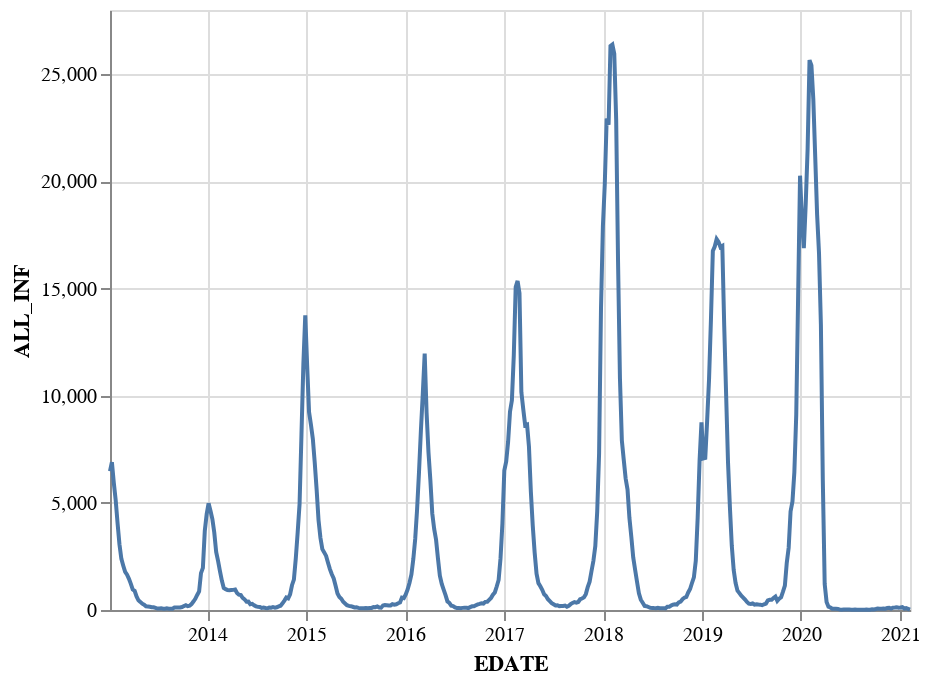

Source (notebook cell):
### Markdown cell above
### Under the hood this is what the make_realization function does

### Code cell
alt.Chart(flu_data).mark_line().encode(
    x='EDATE:T',
    y='ALL_INF'
)

### Figure 1 — Vega-Lite specification as saved in the notebook (floating-point values rounded to 4 significant figures; data arrays with more than 128 entries replaced by an {"elided": "..."} marker saying what was removed)
{"$schema": "https://vega.github.io/schema/vega-lite/v3.4.0.json", "config": {"mark": {"tooltip": null}, "view": {"height": 300, "width": 400}}, "data": {"name": "data-03af46b262e956e7904a5155a1379669"}, "datasets": {"data-03af46b262e956e7904a5155a1379669": {"elided": "423 records"}}, "encoding": {"x": {"field": "EDATE", "type": "temporal"}, "y": {"field": "ALL_INF", "type": "quantitative"}}, "mark": "line"}
